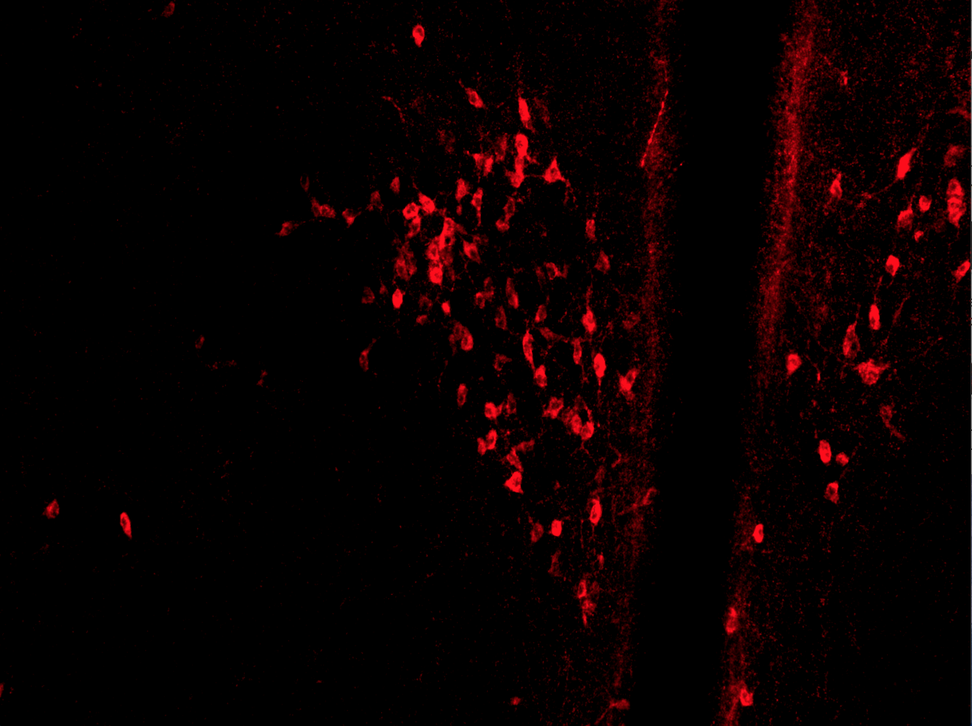
#> input picture PVN.png, 972 x 726 px, shrunk from 1633 x 1220 before the run, found by its file name
$ jupyter execute CellectorUpdate_AW1.ipynb   (shell and % lines are left out)
#> lines starting #> are read from the running program, lines starting #| are printed output that depends on the picture; after the words box and inside, x2 and y2 are one past the last pixel; in counts of white or black regions, pixels touching at a corner belong together
# Cellector: a tool for cell counting

#### by: Mac Englund + Alexia Williams

ideas for things to add?:

- parameters based on shape (i.e. defining the shape of a circle and only selecting objects that match that shape, then making a new image)
- parameters based on size (i.e. defining how large an object must be, only selecting objects matching that size, make a new image?)
^ we could combine those to, then add a counting function. so basically something like pvncount.matchshape, followed by pvncount.matchsize,
then a counting mechanism. or just turn those both into one function, kind of like what I did with morph_count.

- an interactive plot where we define shape then an image pops out, we choose a few cells that look correct, the function takes that new
information into account and then selects objects (this was one of your ideas we talked about Mackenzie!)

- using some of the stuff from scikit-image like the blurring or equalization techniques to make neurons stand out and then counting?

other things? I guess we don't have to go too crazy. we could probably make just one or two of these and be ok!

[cell 1]
import skimage as sk
import numpy as np
import matplotlib.pyplot as plt


from skimage import io
from skimage import feature
from skimage import filters

from skimage import measure
import cv2 as cv
import cv2 as cv2
import imageio

[cell 2]
image = sk.io.imread('https://raw.githubusercontent.com/alexiawilliams/pythonfinalproject/master/PVN.png')
#> image is the input picture: shape (726, 972, 4); mean R, G, B, A 10.6, 0.3, 0.7, 255

## checking that the image loaded properly
fig = plt.figure(1)
plt.imshow(image)
plt.show()

[cell 3]
## defining a class that contains a variety of functions for cell counting
### arising issues: we have to keep defining img (the same way we do above within each function). if we call 'sk.io.imread(image) we get
### an error about not being able to read in numpy arrays. however if we don't read the image in as a numpy array from the start,
### (the first lines of code) morph_count doesn't work there has to be a way to forego re-calling the image at all once it's
### defined within the class? so instead of starting each function with img = sk.io.imread(x), we can just skip that line entirely?
### if we can do that, then these should all run fine

class cellector():
    def __init__(self,image):
        plt.imshow(image)
        plt.show()
        #when the class initializes, it prints the image

    def separate_color(self):
        img = sk.io.imread('https://raw.githubusercontent.com/alexiawilliams/pythonfinalproject/master/PVN.png')
        f, axarr = plt.subplots(1,4,figsize=(15,5) )
        for i in range(4):
            axarr[i].imshow(img[:,:,i], cmap='gray')
        #This function separates out the image colors.. I just used this as a quick example to test out how classes work

    def morph_count(self):
        img = sk.io.imread('https://raw.githubusercontent.com/alexiawilliams/pythonfinalproject/master/PVN.png')

        gray = cv.cvtColor(image, cv.COLOR_BGR2GRAY)

        fig = plt.figure(2)
        plt.imshow(gray, cmap='gray', interpolation = 'bicubic')
        plt.show()

        ret, bin_im = cv.threshold(gray,20,255,cv.THRESH_BINARY) #70 gives 12, 71 gives 10 but loses one cell

        fig = plt.figure(3)
        plt.imshow(bin_im, cmap='gray', interpolation = 'bicubic')

        struct = cv.getStructuringElement(cv.MORPH_ELLIPSE, (7,7))

        im_erode = cv.erode(bin_im, struct)
        fig = plt.figure(4)
        plt.imshow(im_erode, cmap = 'gray', interpolation = 'bicubic')
        plt.show()

        im_dilate = cv.dilate(im_erode, struct)
        fig = plt.figure(5)
        plt.imshow(im_dilate, cmap = 'gray', interpolation = 'bicubic')
        plt.show()


        labels = measure.label(im_dilate)
        print(labels.max())

        # this code takes in an image and converts it to grayscale, defines a threshold based on color, selects objects within
        # that range, rids of anything not in that range, and then reports back the number of remaining objects.

[cell 4]
# so we can pass our image, which is pvnOT, through our class, which prints the image when it initializes
pvncounts = cellector(image)

#Then that image is then stored within the variable pvncounts
#and this allows us to use that same image, but access different functions we made in the class
#so we can call the function separate_color, which we defined in our cellector class

[cell 5]
# The next step is to just add more functions to cellector class, and then we can call them easily

pvncounts.separate_color()
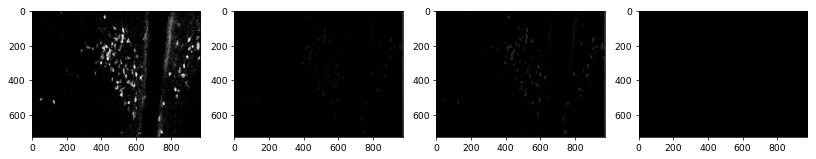
#> figure drawn by matplotlib, 4 panels

[cell 6]
pvncounts.morph_count()
#> in morph_count, `gray = cv.cvtColor(image, cv.COLOR_BGR2GRAY)`:
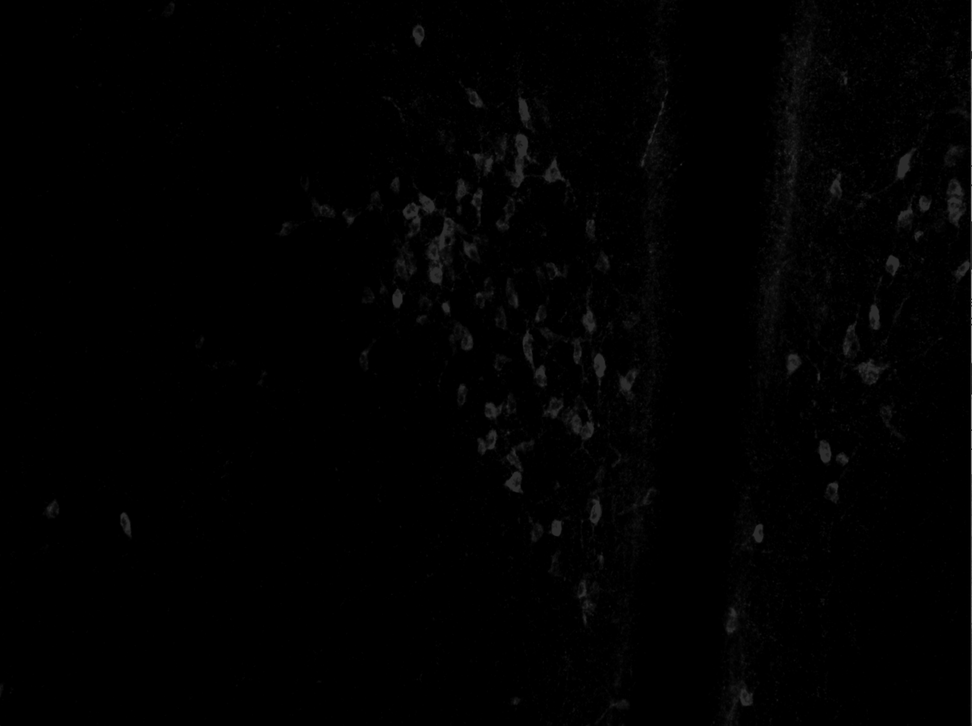
#> gray: shape (726, 972); min 0, max 136, mean 1.6
#> in morph_count, `ret, bin_im = cv.threshold(gray,20,255,cv.THRESH_BINARY)`:
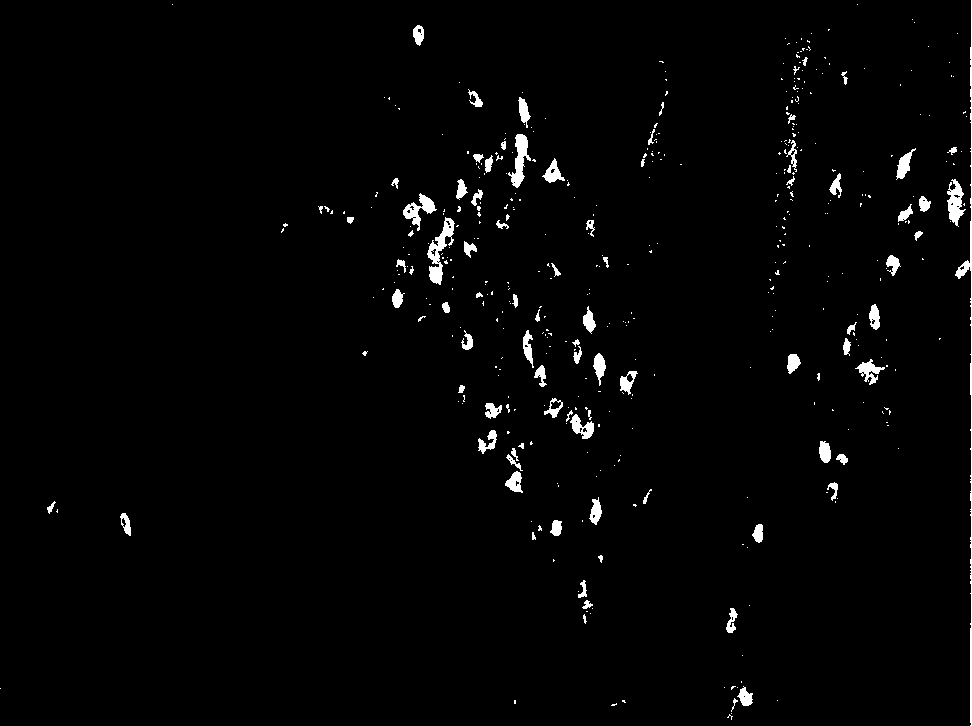
#> bin_im: shape (726, 972); 1.8% white; 444 white regions (356 under 20 px), largest, box (x1, y1, x2, y2) and area: (955, 0, 972, 726) 1171, (427, 217, 455, 285) 704, (508, 134, 531, 188) 544
#> in morph_count, `im_erode = cv.erode(bin_im, struct)`:
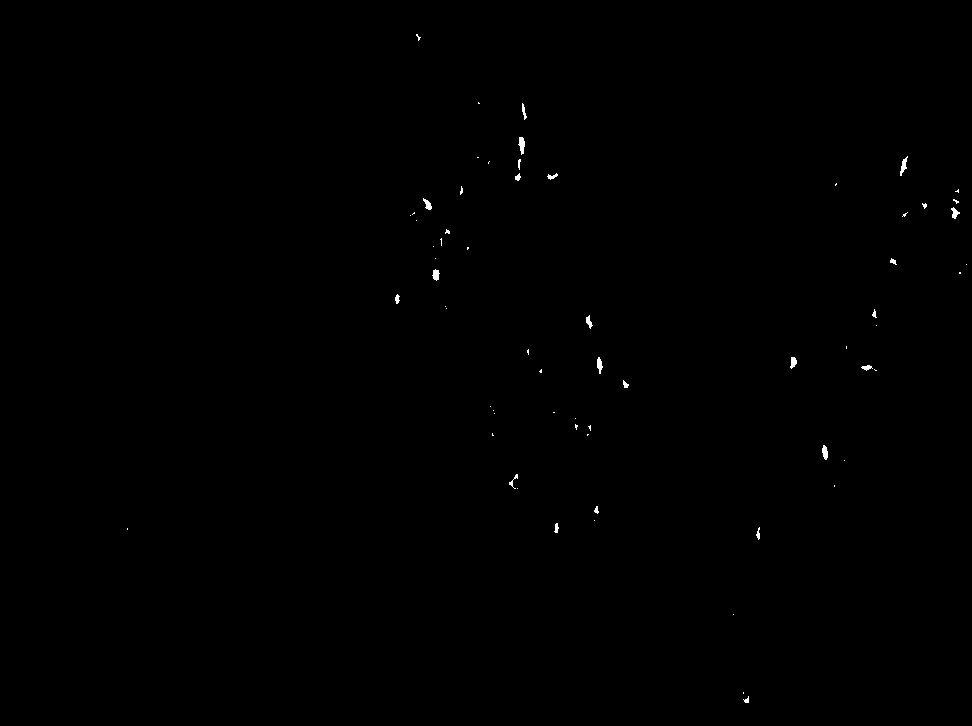
#> im_erode: shape (726, 972); 0.17% white; 66 white regions (43 under 20 px), largest, box (x1, y1, x2, y2) and area: (518, 137, 525, 155) 81, (900, 156, 908, 176) 71, (822, 445, 828, 460) 65
#> in morph_count, `im_dilate = cv.dilate(im_erode, struct)`:
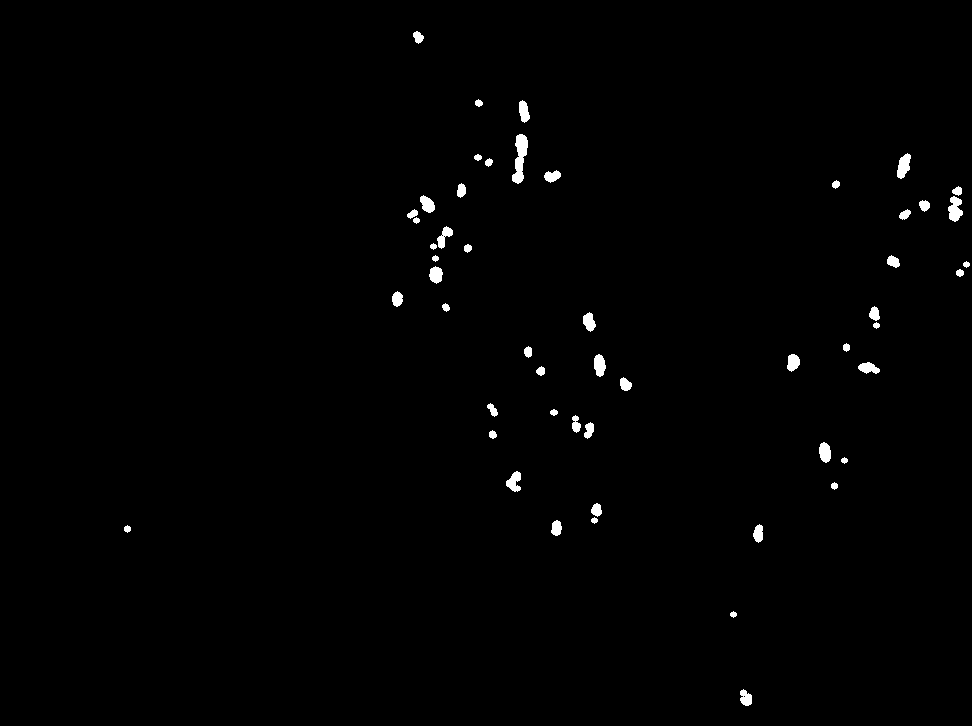
#> im_dilate: shape (726, 972); 0.81% white; 53 white regions, largest, box (x1, y1, x2, y2) and area: (512, 134, 528, 184) 462, (948, 196, 963, 222) 260, (897, 153, 911, 179) 237
#> in morph_count, `labels = measure.label(im_dilate)`: labels: shape (726, 972) int64; 54 distinct labels, from 0 to 53
#| 53
